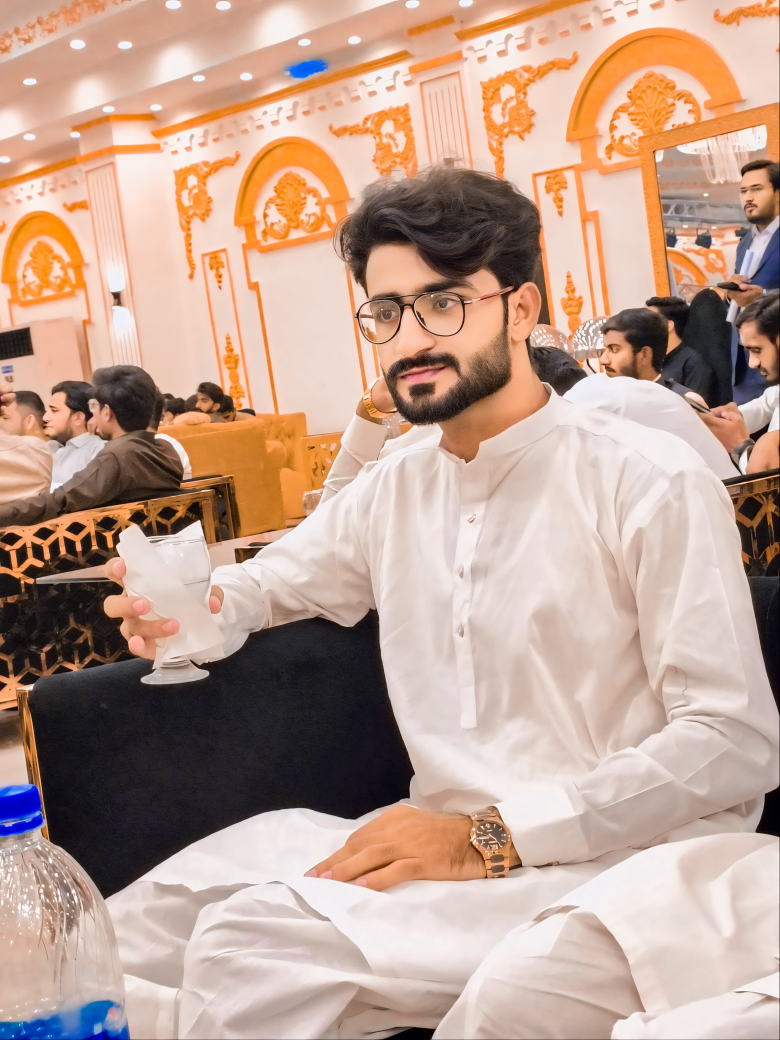
#> input picture WhatsApp Image 2024-08-30 at 10.03.11 PM.jpeg, 3120 x 4160 px (shown at 1/4 size)
$ jupyter execute --allow-errors 'Topic 7. imwrite methiod , makeBorder ,play video using opencv ,slow and fast motion video.ipynb'   (text cells are left out)
#> lines starting #> are read from the running program, lines starting #| are printed output that depends on the picture; pictures that were not available may be replaced by others from this repository, and a replacement may not be noted
[cell 1]
import cv2
import numpy as np

[cell 2]
img = cv2.imread("WhatsApp Image 2024-08-30 at 10.03.11 PM.jpeg")
#> img is the input picture: shape (4160, 3120, 3); mean B, G, R 145.7, 161.3, 191.2
img = cv2.resize(img , (500,500))
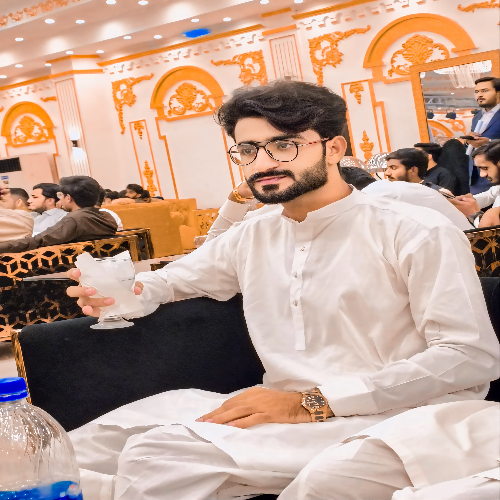
#> img: shape (500, 500, 3); mean B, G, R 145.7, 161.3, 191.2
print(img.shape)
#| (500, 500, 3)

new_img = cv2.Canny(img , 200,200 ,apertureSize=5, L2gradient=True)
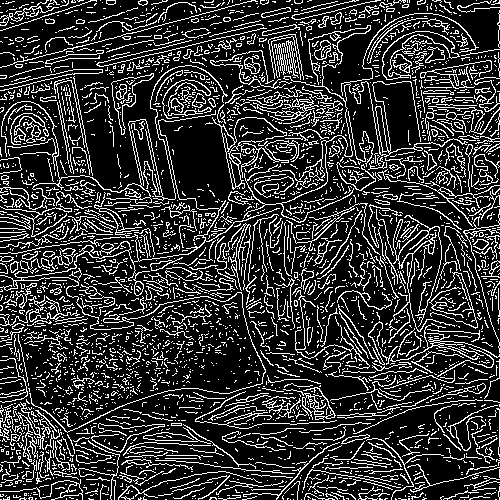
#> new_img: shape (500, 500); 20.5% white in thin lines or dots
print(new_img.shape)
#| (500, 500)

cv2.imshow("imwrite" , new_img)
cv2.imshow("imwrite1" , img)

cv2.waitKey(0)
cv2.destroyAllWindows()

[cell 3]
img = cv2.imread("WhatsApp Image 2024-08-30 at 10.03.11 PM.jpeg")
re_img = cv2.resize(img , (300,300))
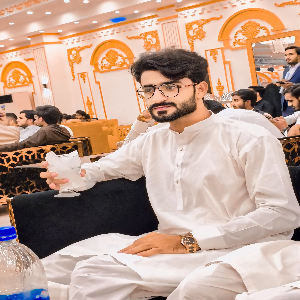
#> re_img: shape (300, 300, 3); mean B, G, R 145.8, 161.3, 191.3

h  = np.hstack((re_img , re_img))
v = np.vstack((h,h))
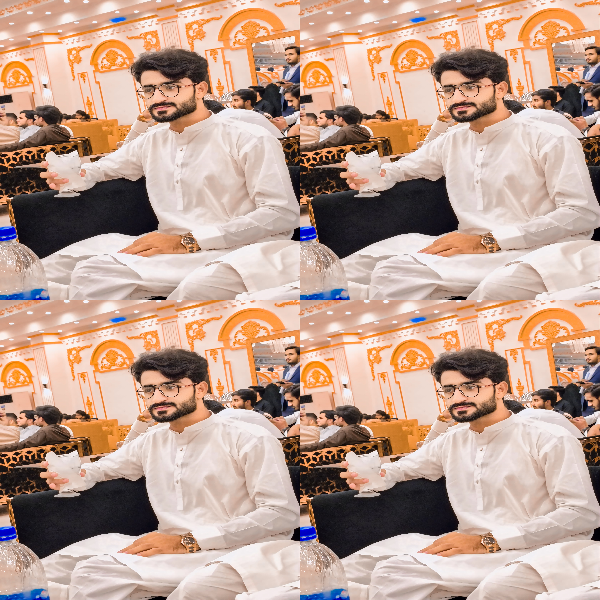
#> v: shape (600, 600, 3); mean B, G, R 145.8, 161.3, 191.3

cv2.imwrite("new_img.png" ,v )
cv2.imshow("imwrite2" , v)
cv2.waitKey(0)
cv2.destroyAllWindows()

[cell 4]
import cv2
import numpy as np

[cell 5]
img = cv2.imread("WhatsApp Image 2024-08-30 at 10.03.11 PM.jpeg")
img = cv2.resize(img , (300 ,300))

img1 = cv2.copyMakeBorder(img , 20 ,20 ,20,20 ,cv2.BORDER_CONSTANT, None , value=2)
img1 = cv2.resize(img1 , (300 ,300))
#> img1: shape (300, 300, 3)

img2 = cv2.copyMakeBorder(img , 20 ,20 ,20,20 ,cv2.BORDER_DEFAULT, None , value=2)
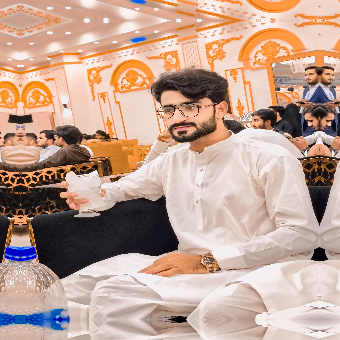
#> img2: shape (340, 340, 3); mean B, G, R 146.9, 162, 192.2
img2 = cv2.resize(img1 , (300 ,300))

h = np.hstack((img ,img1,img2 ))
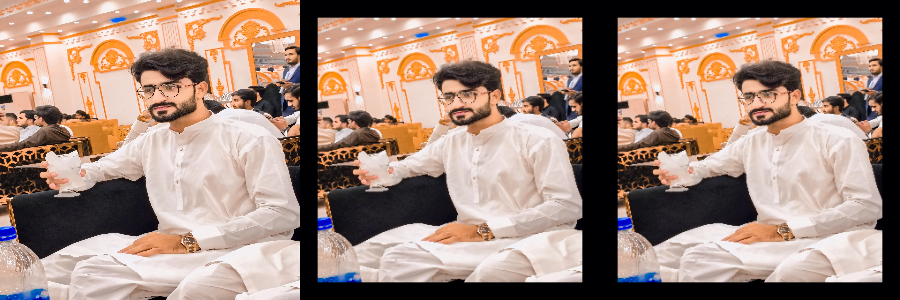
#> h: shape (300, 900, 3); mean B, G, R 124.5, 137.4, 162.9

cv2.imshow("makeborder" , h)
cv2.waitKey(0)
cv2.destroyAllWindows()

[cell 6]
img = cv2.imread("WhatsApp Image 2024-08-30 at 10.03.11 PM.jpeg")
img = cv2.resize(img , (300 ,300))

img1 = cv2.copyMakeBorder(img , 20 ,20 ,20,20 ,cv2.BORDER_REFLECT, None , value=2)
#> img1: shape (340, 340, 3)


img1 = cv2.resize(img1 , (300 ,300))
#> img1: shape (300, 300, 3)


h = np.hstack((img ,img1 ))
#> h: shape (300, 600, 3)

cv2.imshow("makeborder" , h)
cv2.waitKey(0)
cv2.destroyAllWindows()

[cell 7]
img = cv2.imread("WhatsApp Image 2024-08-30 at 10.03.11 PM.jpeg")
img = cv2.resize(img , (300 ,300))

img1 = cv2.copyMakeBorder(img , 20 ,20 ,20,20 ,cv2.BORDER_DEFAULT, None , value=2)


img1 = cv2.resize(img1 , (300 ,300))


h = np.hstack((img ,img1 ))

cv2.imshow("makeborder" , h)
cv2.waitKey(0)
cv2.destroyAllWindows()

[cell 8]
img = cv2.imread("WhatsApp Image 2024-08-30 at 10.03.11 PM.jpeg")
img = cv2.resize(img , (300 ,300))

img1 = cv2.copyMakeBorder(img , 20 ,20 ,20,20 ,cv2.BORDER_REPLICATE, None , value=2)
#> img1: shape (340, 340, 3)


img1 = cv2.resize(img1 , (300 ,300))
#> img1: shape (300, 300, 3)
print(img1.shape)
#| (300, 300, 3)

h = np.hstack((img ,img1 ))

cv2.imshow("makeborder" , h)
cv2.waitKey(0)
cv2.destroyAllWindows()

[cell 9]
img = cv2.imread("WhatsApp Image 2024-08-30 at 10.03.11 PM.jpeg")
img = cv2.resize(img , (300 ,300))

#> (the rest of this cell did not finish here and is left out)

[cell 10]
img = cv2.imread("WhatsApp Image 2024-08-30 at 10.03.11 PM.jpeg")
img = cv2.resize(img , (300 ,300))

img1 = cv2.copyMakeBorder(img , 20 ,20 ,20,20 ,cv2.BORDER_WRAP, None , value=2)
#> img1: shape (340, 340, 3)


img1 = cv2.resize(img1 , (300 ,300))
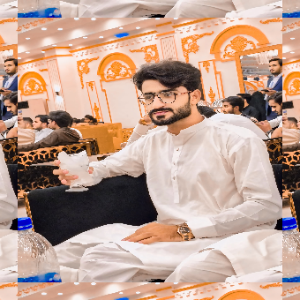
#> img1: shape (300, 300, 3); mean B, G, R 146.6, 161.7, 191.7
print(img1.shape)
#| (300, 300, 3)

h = np.hstack((img ,img1 ))
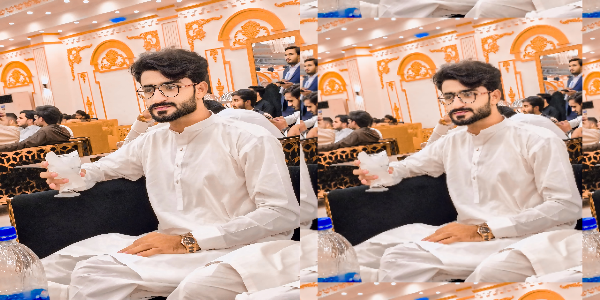
#> h: shape (300, 600, 3); mean B, G, R 146.2, 161.5, 191.5

cv2.imshow("makeborder" , h)
cv2.waitKey(0)
cv2.destroyAllWindows()

[cell 11]
import cv2

[cell 12]
cap = cv2.VideoCapture(r"G:\final-1.mp4")

while cap.isOpened():
    r , frame = cap.read()
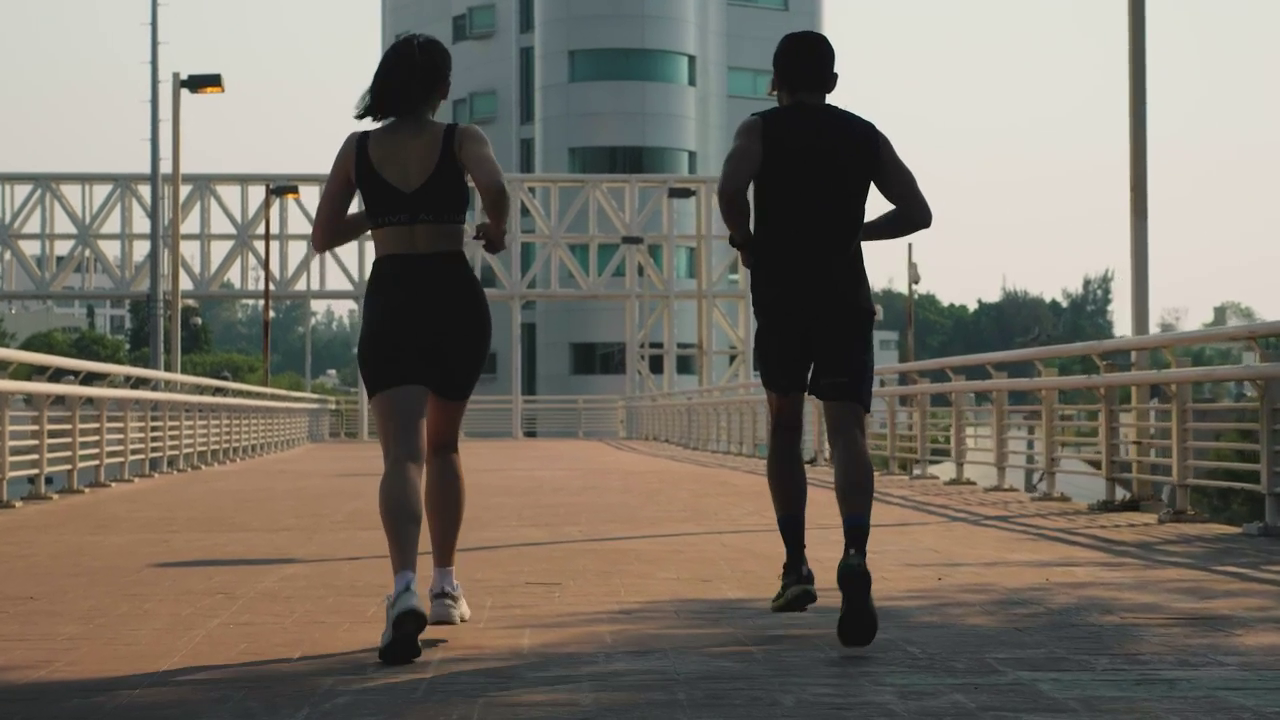
#> input picture frame 29 of mixkit-man-and-woman-jogging-together-on-the-street-40881-hd-ready.mp4, 1280 x 720 px, given in place of final-1.mp4, which was not available
#> frame is the input picture: shape (720, 1280, 3); mean B, G, R 104, 114.4, 120.7
    if r == True:
        frame = cv2.resize(frame , (600,500))
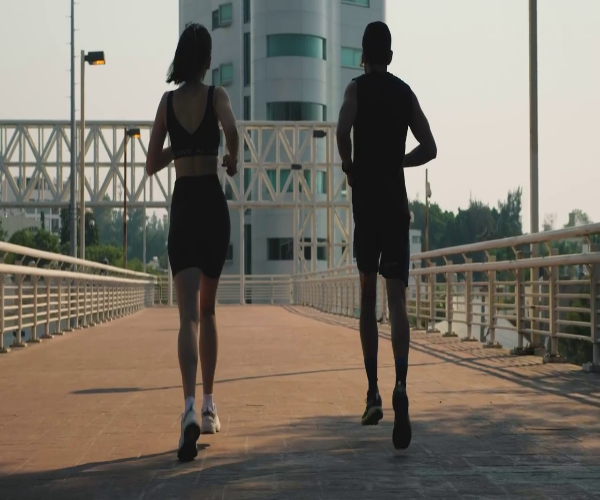
#> frame: shape (500, 600, 3); mean B, G, R 104, 114.3, 120.6
        cv2.imshow("video", frame )
        if cv2.waitKey(30) & 0xff == ord("p"):
#> (key Esc is pressed here)
            break
    else:
        break

cap.release()
cv2.destroyAllWindows()
